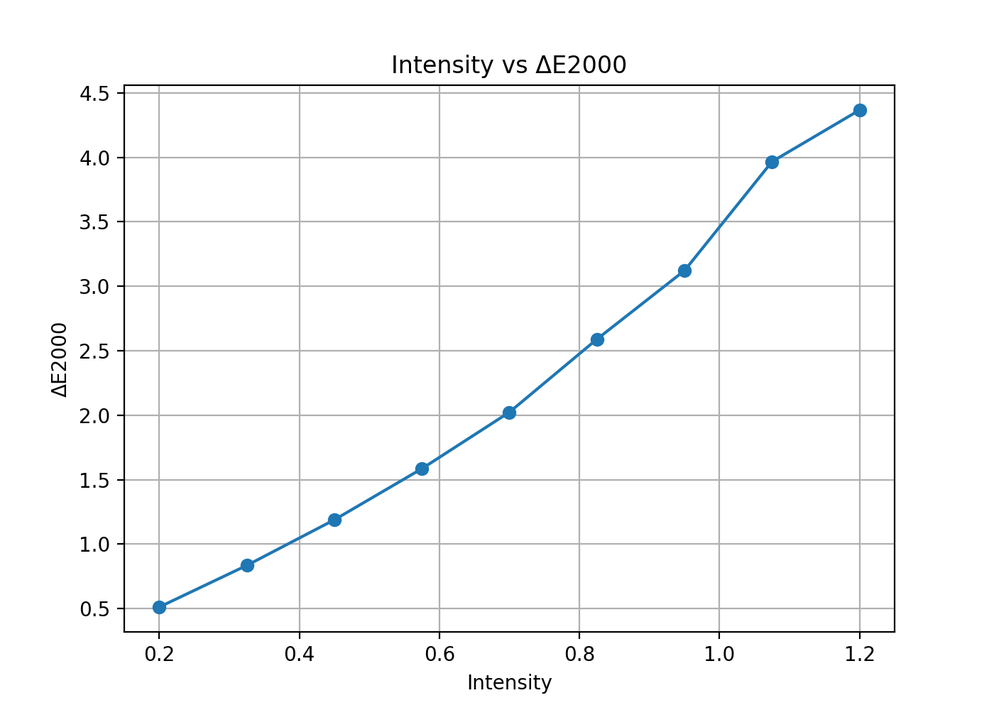
#> input picture plot_deltaE.png, 994 x 710 px, shrunk from 1400 x 1000 before the run; its folder holds only this picture in this run
$ python evaluation.py plot_deltaE.png
#> lines starting #> are read from the running program, lines starting #| are printed output that depends on the picture; long printed decimals are rounded
#> in evaluate_image, bgr is the input picture: shape (710, 994, 3); mean B, G, R 249.8, 249.5, 249
### algorithm_common.py
import numpy as np

# RGB ↔ LMS 변환 행렬
M_RGB2LMS = np.array([
    [17.8824, 43.5161, 4.11935],
    [3.45565, 27.1554, 3.86714],
    [0.0299566, 0.184309, 1.46709]
]).T

M_LMS2RGB = np.linalg.inv(M_RGB2LMS)

# 공통 로직
def simulate_cvd_core(rgb_img: np.ndarray, sim_matrix: np.ndarray) -> np.ndarray:

    img_float = rgb_img.astype(np.float32)

    # RGB -> LMS
    lms = np.dot(img_float, M_RGB2LMS)
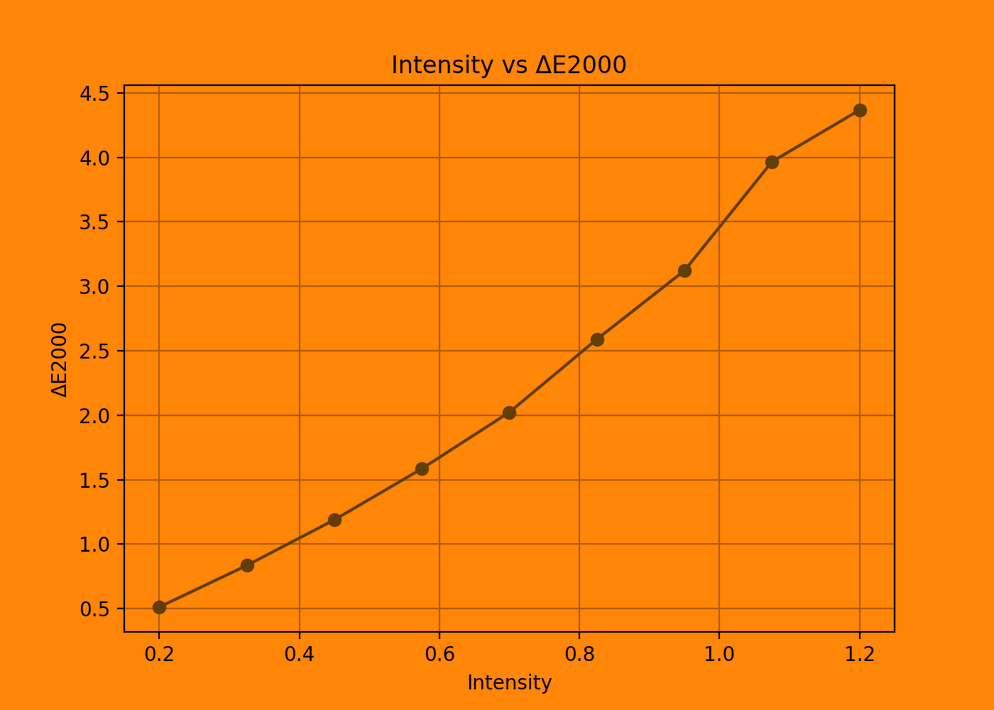
#> lms: shape (710, 994, 3) float64; mean R, G, B 16338.9, 8601.5, 419.9; drawn with min black and max white

    # LMS 변조
    lms_sim = np.dot(lms, sim_matrix)

    # LMS -> RGB
    rgb_sim = np.dot(lms_sim, M_LMS2RGB)

    # Clipping
    return np.clip(rgb_sim, 0, 255).astype(np.uint8)

### algorithm.py
import numpy as np
import algorithm_1blind as protan
import algorithm_2blind as deutan

def apply_daltonization(
    img: np.ndarray,
    cb_type: str = "deutan",
    intensity: float = 1.0,     # 보정 강도
    alpha_g: float = 0.9,
    alpha_b: float = 0.7,
):

    # protan (제 1 색맹)
    if cb_type == "protan":
        sim_off = protan.simulate_protan(img)
        final_g, final_b = protan.get_protan_params(alpha_g, alpha_b)

    # deutan (제 2 색맹)
    elif cb_type == "deutan":
        sim_off = deutan.simulate_deutan(img)
        final_g, final_b = deutan.get_deutan_params()

    else:
        sim_off = deutan.simulate_deutan(img)
        final_g, final_b = alpha_g, alpha_b


    # 공통 보정 로직
    img_f = img.astype(np.float32)
    sim_f = sim_off.astype(np.float32)

    # 에러 계산
    error = img_f - sim_f
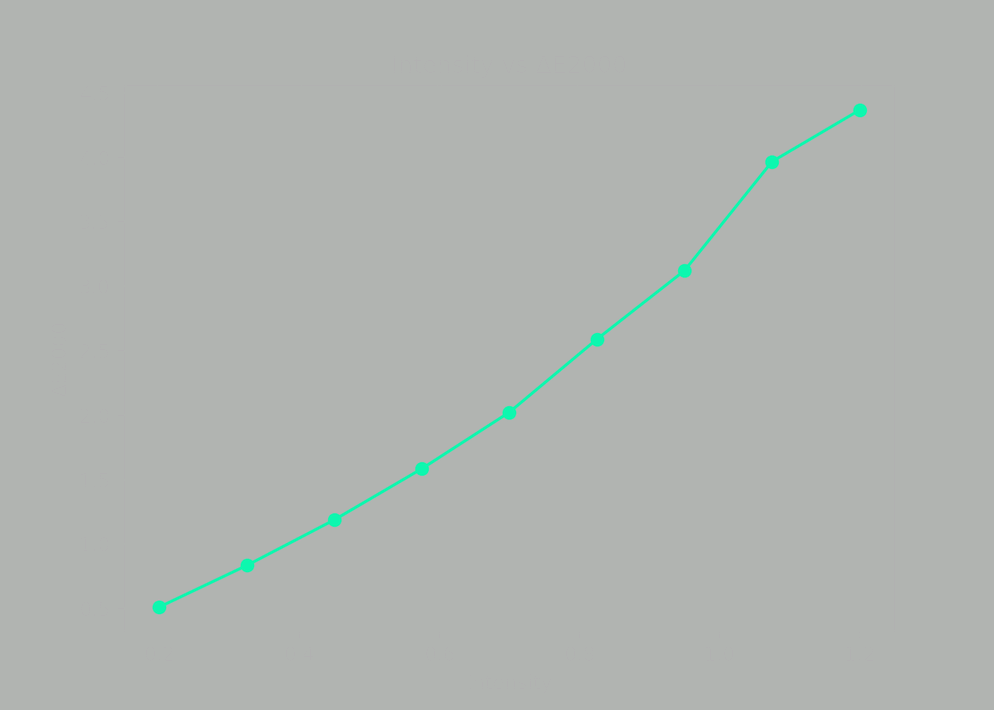
#> error: shape (710, 994, 3) float32; mean R, G, B -0.3, 1.1, 0; drawn with min black and max white

    # M_SHIFT 생성
    M_SHIFT = np.array([
        [0.0,      0.0, 0.0],
        [final_g,  1.0, 0.0],
        [final_b,  0.0, 1.0]
    ]).T

    # 보정 적용
    correction = np.dot(error, M_SHIFT) * intensity
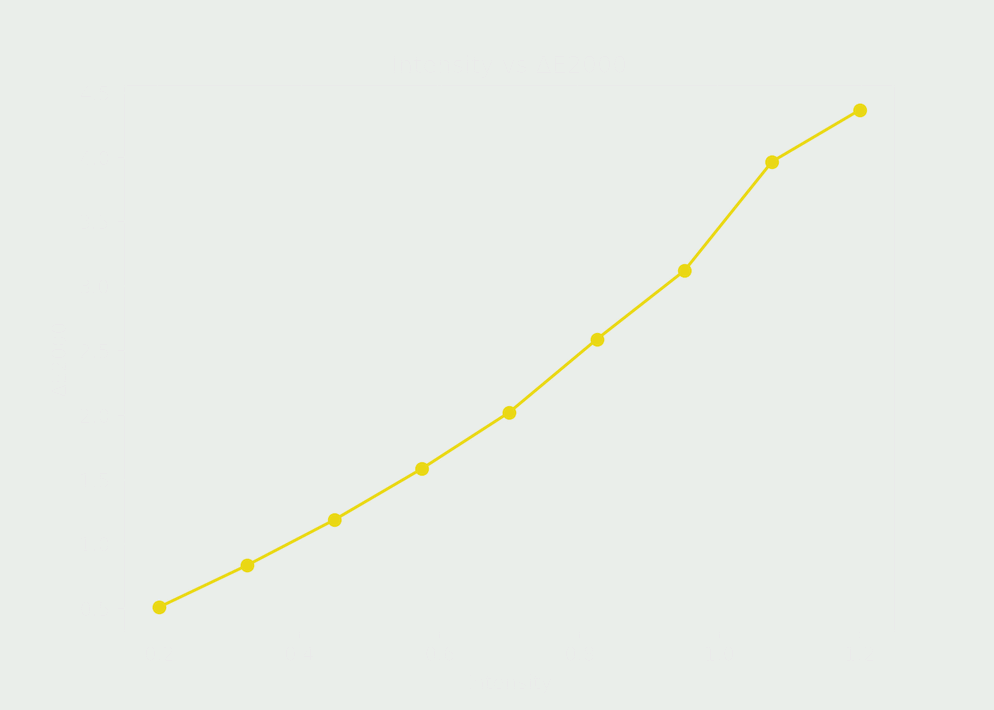
#> correction: shape (710, 994, 3) float64; mean R, G, B 0, 0.966, -0.292; drawn with min black and max white
    corr_rgb_f = img_f + correction
    corr_rgb = np.clip(corr_rgb_f, 0, 255).astype(np.uint8)

    # 3. ON 화면
    if cb_type == "protan":
        sim_on = protan.simulate_protan(corr_rgb)
    else:
        sim_on = deutan.simulate_deutan(corr_rgb)

    return sim_off, sim_on

### algorithm_2blind.py
import numpy as np
from algorithm_common import simulate_cvd_core

# [제2색맹] Deuteranopia 시뮬레이션 행렬
M_SIM_DEUTAN = np.array([
    [1.0,      0.0,       0.0],
    [0.494207, 0.0,       1.24827],
    [0.0,      0.0,       1.0]
]).T

# 최적값 설정; 실험 결과 alpha_g=0.5, alpha_b=0.9
def get_deutan_params():
    return 0.5, 0.9

def simulate_deutan(img):
    return simulate_cvd_core(img, M_SIM_DEUTAN)

### evaluation.py
# evaluation.py
# 이미지 1장을 평가하고, ΔE / Contrast / KL 그래프까지 자동 생성하는 통합 스크립트

import numpy as np
import cv2
import os  # [추가] 경로 설정을 위해 필요
from skimage import color
from scipy.stats import entropy
import matplotlib.pyplot as plt
from algorithm import apply_daltonization


# 1. ΔE2000 계산
def compute_deltaE(sim_off: np.ndarray, sim_on: np.ndarray) -> float:
    off = sim_off.astype(np.float32) / 255.0
    on = sim_on.astype(np.float32) / 255.0

    lab_off = color.rgb2lab(off)
#> lab_off: shape (710, 994, 3) float32; mean of channels 0, 1, 2 97.8, 0.6, -0.6
    lab_on = color.rgb2lab(on)
#> lab_on: shape (710, 994, 3) float32; mean of channels 0, 1, 2 97.8, 0.5, -0.4

    deltaE = color.deltaE_ciede2000(lab_off, lab_on)
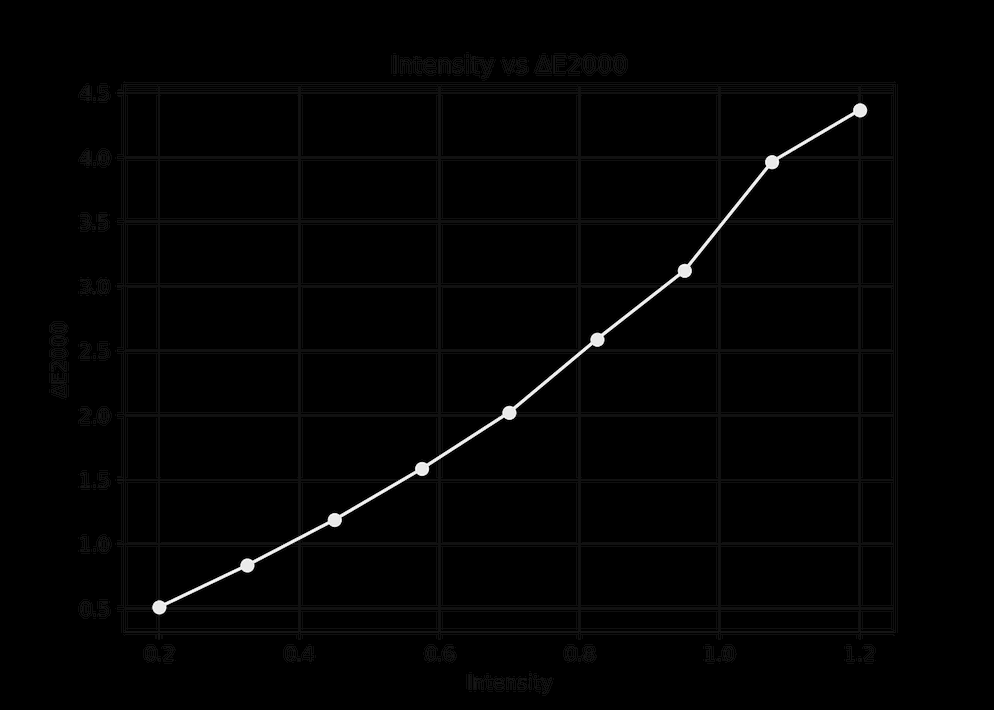
#> deltaE: shape (710, 994) float32; min 0, max 12.65, mean 0.14; drawn with min black and max white
    return float(deltaE.mean())


# 2. KL Divergence 계산
def compute_hist_kl(sim_off: np.ndarray, sim_on: np.ndarray):
    gray_off = cv2.cvtColor(sim_off, cv2.COLOR_RGB2GRAY)
    gray_on = cv2.cvtColor(sim_on, cv2.COLOR_RGB2GRAY)

    hist_off, _ = np.histogram(gray_off, bins=256, range=(0, 255), density=True)
    hist_on, _ = np.histogram(gray_on, bins=256, range=(0, 255), density=True)

    eps = 1e-10
    hist_off += eps
    hist_on += eps

    kl_on_off = float(entropy(hist_on, hist_off))
    kl_off_on = float(entropy(hist_off, hist_on))

    return kl_on_off, kl_off_on


# 3. 대비(표준편차)
def compute_contrast(gray: np.ndarray) -> float:
    return float(gray.std())


# 4. intensity의 평가 실행
def evaluate_image(
    image_path: str,
    cb_type: str = "deutan",
    intensity: float = 1.0,
    alpha_g: float = 0.9,
    alpha_b: float = 0.7,
):
    bgr = cv2.imread(image_path, cv2.IMREAD_COLOR)
    if bgr is None:
        raise FileNotFoundError(f"이미지를 찾을 수 없습니다: {image_path}")

    rgb = cv2.cvtColor(bgr, cv2.COLOR_BGR2RGB)

    # Daltonization 적용
    sim_off, sim_on = apply_daltonization(
        rgb,
        cb_type=cb_type,
        intensity=intensity,
        alpha_g=alpha_g,
        alpha_b=alpha_b,
    )

    # 1) ΔE2000
    mean_deltaE = compute_deltaE(sim_off, sim_on)
#> mean_deltaE = 0.14

    # 2) 대비
    gray_off = cv2.cvtColor(sim_off, cv2.COLOR_RGB2GRAY)
    gray_on = cv2.cvtColor(sim_on, cv2.COLOR_RGB2GRAY)

    contrast_off = compute_contrast(gray_off)
#> contrast_off = 28.19
    contrast_on = compute_contrast(gray_on)
#> contrast_on = 28.32

    contrast_improve_pct = 0.0
    if contrast_off != 0:
        contrast_improve_pct = (contrast_on - contrast_off) / contrast_off * 100.0
#> contrast_improve_pct = 0.462

    # 3) 히스토그램 KL Divergence
    kl_on_off, kl_off_on = compute_hist_kl(sim_off, sim_on)
#> in compute_hist_kl, `hist_off, _ = np.histogram(gray_off, bins=256, range=(0, 255), density..`: hist_off = 256 values, max 0.908 at index 254, min 0 at index 255, mean 0.00392
#> in compute_hist_kl, `hist_on, _ = np.histogram(gray_on, bins=256, range=(0, 255), density=T..`: hist_on = 256 values, max 0.932 at index 254, min 0 at index 255, mean 0.00392
#> in compute_hist_kl, `hist_off += eps`: hist_off = 256 values, max 0.908 at index 254, min 1e-10 at index 255, mean 0.00392
#> in compute_hist_kl, `hist_on += eps`: hist_on = 256 values, max 0.932 at index 254, min 1e-10 at index 255, mean 0.00392
#> in compute_hist_kl, `kl_on_off = float(entropy(hist_on, hist_off))`: kl_on_off = 0.111
#> in compute_hist_kl, `kl_off_on = float(entropy(hist_off, hist_on))`: kl_off_on = 0.13
#> kl_on_off = 0.111; kl_off_on = 0.13

    return {
        "cb_type": cb_type,
        "intensity": intensity,
        "alpha_g": alpha_g,
        "alpha_b": alpha_b,
        "mean_deltaE": mean_deltaE,
        "contrast_off": contrast_off,
        "contrast_on": contrast_on,
        "contrast_improve_pct": contrast_improve_pct,
        "kl_on_off": kl_on_off,
        "kl_off_on": kl_off_on,
    }


# 5. 그래프 생성
# [77 lines left out: functions plot_graphs, tune_shift, not called in this run]


def pretty_print_result(image_path: str, result: dict):
    cb_kor = "제1 적록색맹" if result["cb_type"] == "protan" else "제2 적록색맹"

    print("==============================================")
    print(f"[이미지] {image_path}")
    print(f"[색각 유형] {cb_kor} ({result['cb_type']})")
    print(f"[보정 강도] intensity = {result['intensity']}")
    print("----------------------------------------------")
    print(f"① 평균 색차 ΔE2000         : {result['mean_deltaE']:.3f}")
    print(
        f"② 대비(표준편차) OFF/ON : "
        f"{result['contrast_off']:.3f} → {result['contrast_on']:.3f} "
        f"({result['contrast_improve_pct']:+.2f} %)"
    )
    print(
        f"③ 히스토그램 KL Divergence: "
        f"KL(ON‖OFF)={result['kl_on_off']:.5f}, KL(OFF‖ON)={result['kl_off_on']:.5f}"
    )
    print("==============================================\n")


# 7. main 실행부
if __name__ == "__main__":
    import argparse

    parser = argparse.ArgumentParser(
        description="Daltonization 정량 평가 + 그래프 자동 생성"
    )

    parser.add_argument("image_path", help="입력 이미지 경로")
    parser.add_argument(
        "--type",
        choices=["protan", "deutan"],
        default="deutan",
        help="색각 유형 선택",
    )
    parser.add_argument(
        "--intensity",
        type=float,
        default=1.0,
        help="보정 강도",
    )
    parser.add_argument(
        "--graph",
        action="store_true",
        help="Intensity 그래프 생성",
    )
    parser.add_argument(
        "--tune_shift",
        action="store_true",
        help="M_SHIFT(alpha_g, alpha_b) grid search로 튜닝",
    )

    args = parser.parse_args()

    # 단일 intensity 평가
    res = evaluate_image(
        args.image_path,
        cb_type=args.type,
        intensity=args.intensity,
    )
#> res = 10 items
    pretty_print_result(args.image_path, res)
#> in pretty_print_result, `cb_kor = "제1 적록색맹" if result["cb_type"] == "protan" else "제2 적록색맹"`: cb_kor = '제2 적록색맹'
#| [색각 유형] 제2 적록색맹 (deutan)
#| [보정 강도] intensity = 1.0
#| ① 평균 색차 ΔE2000         : 0.140
#| ② 대비(표준편차) OFF/ON : 28.191 → 28.321 (+0.46 %)
#| ③ 히스토그램 KL Divergence: KL(ON‖OFF)=0.1113, KL(OFF‖ON)=0.1301

    # 그래프 생성
    if args.graph:
        plot_graphs(args.image_path, cb_type=args.type)

    # M_SHIFT 튜닝
    if args.tune_shift:
        tune_shift(args.image_path, cb_type=args.type, intensity=args.intensity)
